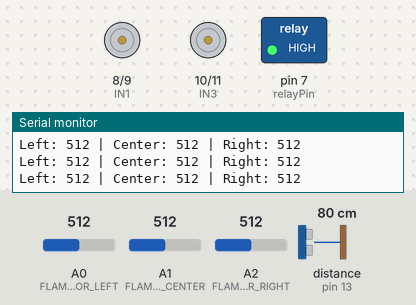
Simulated run of this sketch. Board: Arduino Uno, built with avr-gcc and run on an emulated ATmega328P. Parts: motor-driver pin pairs drawn as motors (green arrow = first pin HIGH = forward, orange = second pin HIGH = backward, longer = more drive, scaled by the enable pin), switched loads named in the sketch (green lamp = pin HIGH), the last lines printed to the serial monitor. Inputs (shaded band) come from the test bench; at power-on: A0 (FLAME_SENSOR_LEFT) = 512, A1 (FLAME_SENSOR_CENTER) = 512, A2 (FLAME_SENSOR_RIGHT) = 512, distance to the obstacle (sensor on pin 13) 80 cm. The echo pulse lasts 58.3 µs per cm; pins used as bus, display or sensor lines are not drawn.

Above: at 2.2 s.
2.3 s: A0 (FLAME_SENSOR_LEFT) set to 494
At 2.86 s:
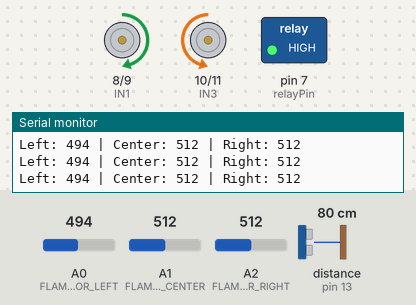
5.3 s: A1 (FLAME_SENSOR_CENTER) set to 90
At 6.2 s:
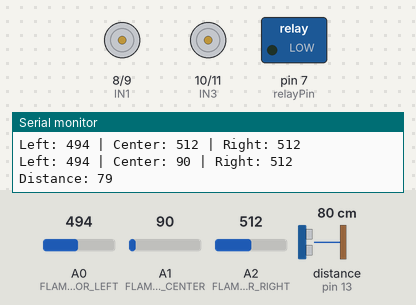
6.8 s: A2 (FLAME_SENSOR_RIGHT) set to 5
At 8.59 s:
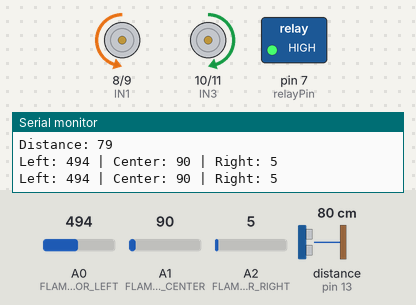
9.8 s: A2 (FLAME_SENSOR_RIGHT) set to 110
At 10.3 s:
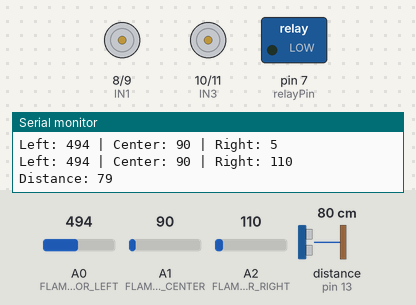
11.3 s: A2 (FLAME_SENSOR_RIGHT) set to 30
At 13.01 s:
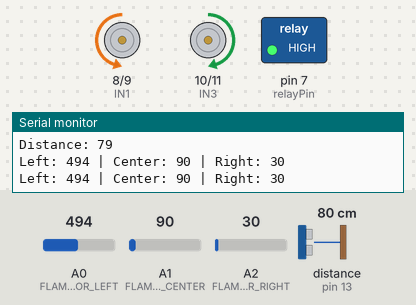
14.3 s: A0 (FLAME_SENSOR_LEFT) set to 30
At 15.5 s:
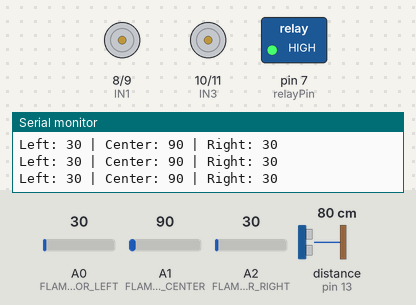
Timing chart, 0 to 17.3 s (numbered marks = the images above; inputs shaded):
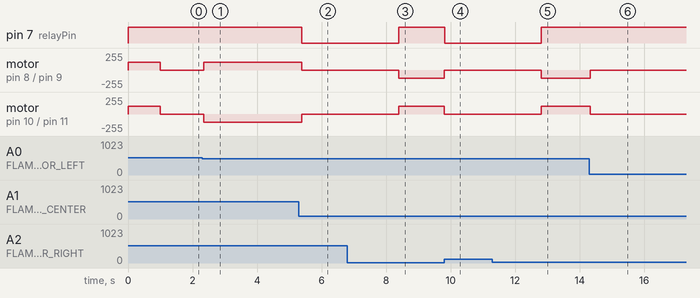

Measured:
- the behaviour switches between 512 and 511 on A0 (FLAME_SENSOR_LEFT) (found by bisection; images 0 and 1)
- after the input at 2.3 s, motor on pin 8 (IN1) / pin 9 (IN2): stopped → forward 120/255 after 0.06 s; motor on pin 10 (IN3) / pin 11 (IN4): stopped → backward 120/255 after 0.06 s
- after the input at 5.3 s, pin 7 (relayPin): HIGH → LOW after 0.09 s; motor on pin 8 (IN1) / pin 9 (IN2): forward 120/255 → stopped after 0.09 s; motor on pin 10 (IN3) / pin 11 (IN4): backward 120/255 → stopped after 0.09 s
- after the input at 6.8 s, pin 7 (relayPin): LOW → HIGH after 1.6 s; motor on pin 8 (IN1) / pin 9 (IN2): stopped → backward 120/255 after 1.6 s; motor on pin 10 (IN3) / pin 11 (IN4): stopped → forward 120/255 after 1.6 s
- after the input at 9.8 s, pin 7 (relayPin): HIGH → LOW at once; motor on pin 8 (IN1) / pin 9 (IN2): backward 120/255 → stopped at once; motor on pin 10 (IN3) / pin 11 (IN4): forward 120/255 → stopped at once
- after the input at 11.3 s, pin 7 (relayPin): LOW → HIGH after 1.5 s; motor on pin 8 (IN1) / pin 9 (IN2): stopped → backward 120/255 after 1.5 s; motor on pin 10 (IN3) / pin 11 (IN4): stopped → forward 120/255 after 1.5 s
- after the input at 14.3 s, motor on pin 8 (IN1) / pin 9 (IN2): backward 120/255 → stopped at once; motor on pin 10 (IN3) / pin 11 (IN4): forward 120/255 → stopped at once

The sketch:

Final_project_firefithing.ino
```cpp
// ==========================================
//        FIRE FIGHTING ROBOT
// ==========================================

// ---------- Flame Sensors ----------
#define FLAME_SENSOR_LEFT   A0
#define FLAME_SENSOR_CENTER A1
#define FLAME_SENSOR_RIGHT  A2

// ---------- Ultrasonic ----------
#define TRIG_PIN 12
#define ECHO_PIN 13

// ---------- Relay / Pump ----------
const int relayPin = 7;

// ---------- L298N Motor Driver ----------
const int IN1 = 8;
const int IN2 = 9;
const int IN3 = 10;
const int IN4 = 11;

const int ENA = 5;
const int ENB = 6;

// ==========================================
// VARIABLES
// ==========================================

int motorSpeed = 120;

int flameRight;
int flameCenter;
int flameLeft;

// ==========================================
// SETUP
// ==========================================

void setup() {

  Serial.begin(9600);

  // Flame Sensors
  pinMode(FLAME_SENSOR_RIGHT, INPUT);
  pinMode(FLAME_SENSOR_CENTER, INPUT);
  pinMode(FLAME_SENSOR_LEFT, INPUT);

  // Ultrasonic
  pinMode(TRIG_PIN, OUTPUT);
  pinMode(ECHO_PIN, INPUT);

  // Relay
  pinMode(relayPin, OUTPUT);
  digitalWrite(relayPin, HIGH); // Pump OFF

  // Motor Driver
  pinMode(IN1, OUTPUT);
  pinMode(IN2, OUTPUT);
  pinMode(IN3, OUTPUT);
  pinMode(IN4, OUTPUT);

  pinMode(ENA, OUTPUT);
  pinMode(ENB, OUTPUT);

  Stop();

  // ==========================================
  // STARTUP MOTOR TEST (1 SECOND)
  // ==========================================

  front();
  delay(1000);
  Stop();
}

// ==========================================
// MAIN LOOP
// ==========================================

void loop() {

  // Read flame sensors
  readFlameSensors();

  // ======================================
  // NO FIRE DETECTED
  // ======================================

  if (noFlameDetected()) {

    Stop();
    return;
  }

  // ======================================
  // FIRE ON RIGHT
  // ======================================

  if (Flame_Direction() == 1) {

    right();
    delay(100);
    Stop();
  }

  // ======================================
  // FIRE ON LEFT
  // ======================================

  else if (Flame_Direction() == 3) {

    left();
    delay(100);
    Stop();
  }

  // ======================================
  // FIRE IN CENTER
  // ======================================

  else if (Flame_Direction() == 2) {

    long distance = getDistance();

    Serial.print("Distance: ");
    Serial.println(distance);

    // ==================================
    // THE BUG FIX: STOP + SPRAY WATER
    // If the IR sensor says the fire is super close (<= 100)
    // OR the ultrasonic sees something close... turn the pump ON!
    // ==================================

    if (flameCenter <= 100 || (distance > 0 && distance <= 15)) {

      Stop();

      digitalWrite(relayPin, LOW); // Pump ON
      delay(3000);

      digitalWrite(relayPin, HIGH); // Pump OFF

      Stop();
    }

    // ==================================
    // MOVE TOWARDS FIRE
    // ==================================

    else {
      front();
    }
  }
}

// ==========================================
// FLAME SENSOR FUNCTIONS
// ==========================================

void readFlameSensors() {

  flameRight  = analogRead(FLAME_SENSOR_RIGHT);
  flameCenter = analogRead(FLAME_SENSOR_CENTER);
  flameLeft   = analogRead(FLAME_SENSOR_LEFT);

  Serial.print("Left: ");
  Serial.print(flameLeft);

  Serial.print(" | Center: ");
  Serial.print(flameCenter);

  Serial.print(" | Right: ");
  Serial.println(flameRight);
}

// ==========================================

bool noFlameDetected() {

  if (flameRight > 800 &&
      flameCenter > 800 &&
      flameLeft > 800) {

    return true;
  }

  return false;
}

// ==========================================

int Flame_Direction() {

  if (flameRight < flameCenter &&
      flameRight < flameLeft) {

    return 1; // RIGHT
  }

  if (flameCenter < flameRight &&
      flameCenter < flameLeft) {

    return 2; // CENTER
  }

  if (flameLeft < flameRight &&
      flameLeft < flameCenter) {

    return 3; // LEFT
  }

  return 0;
}

// ==========================================
// ULTRASONIC FUNCTION
// ==========================================

long getDistance() {

  digitalWrite(TRIG_PIN, LOW);
  delayMicroseconds(2);

  digitalWrite(TRIG_PIN, HIGH);
  delayMicroseconds(10);

  digitalWrite(TRIG_PIN, LOW);

  long duration = pulseIn(ECHO_PIN, HIGH);

  long distance = duration * 0.034 / 2;

  return distance;
}

// ==========================================
// MOVEMENT FUNCTIONS
// ==========================================

void front() {

  analogWrite(ENA, motorSpeed);
  analogWrite(ENB, motorSpeed);

  digitalWrite(IN1, HIGH);
  digitalWrite(IN2, LOW);

  digitalWrite(IN3, HIGH);
  digitalWrite(IN4, LOW);
}

// ==========================================

void back() {

  analogWrite(ENA, motorSpeed);
  analogWrite(ENB, motorSpeed);

  digitalWrite(IN1, LOW);
  digitalWrite(IN2, HIGH);

  digitalWrite(IN3, LOW);
  digitalWrite(IN4, HIGH);
}

// ==========================================

void left() {

  analogWrite(ENA, motorSpeed);
  analogWrite(ENB, motorSpeed);

  digitalWrite(IN1, HIGH);
  digitalWrite(IN2, LOW);

  digitalWrite(IN3, LOW);
  digitalWrite(IN4, HIGH);
}

// ==========================================

void right() {

  analogWrite(ENA, motorSpeed);
  analogWrite(ENB, motorSpeed);

  digitalWrite(IN1, LOW);
  digitalWrite(IN2, HIGH);

  digitalWrite(IN3, HIGH);
  digitalWrite(IN4, LOW);
}

// ==========================================

void Stop() {

  digitalWrite(IN1, LOW);
  digitalWrite(IN2, LOW);

  digitalWrite(IN3, LOW);
  digitalWrite(IN4, LOW);

  analogWrite(ENA, 0);
  analogWrite(ENB, 0);
}
```
